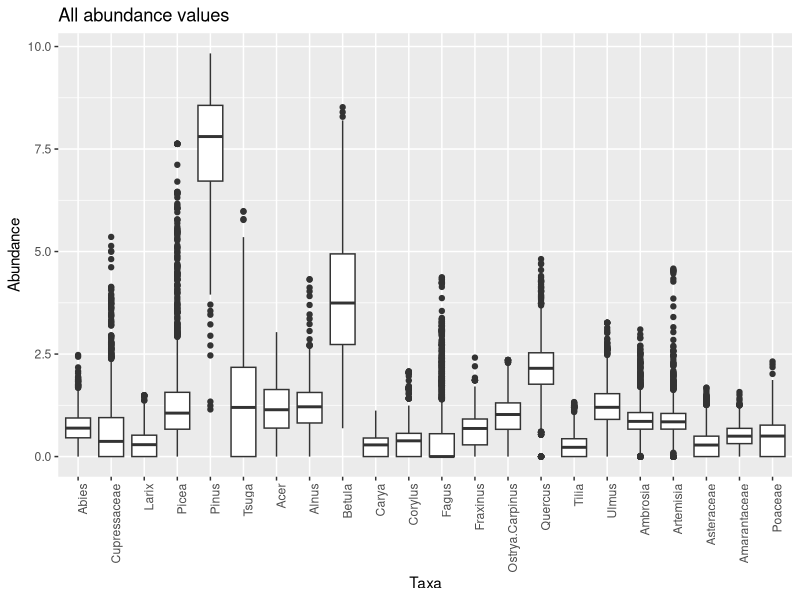
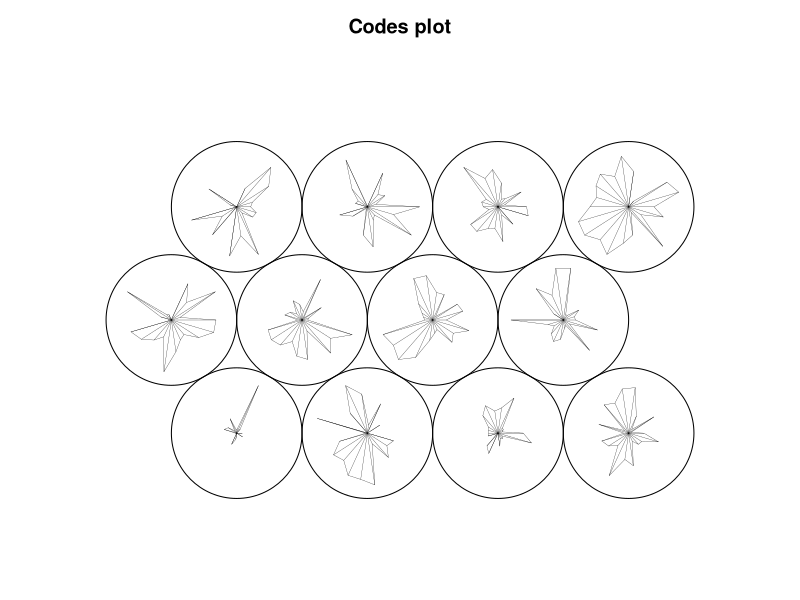
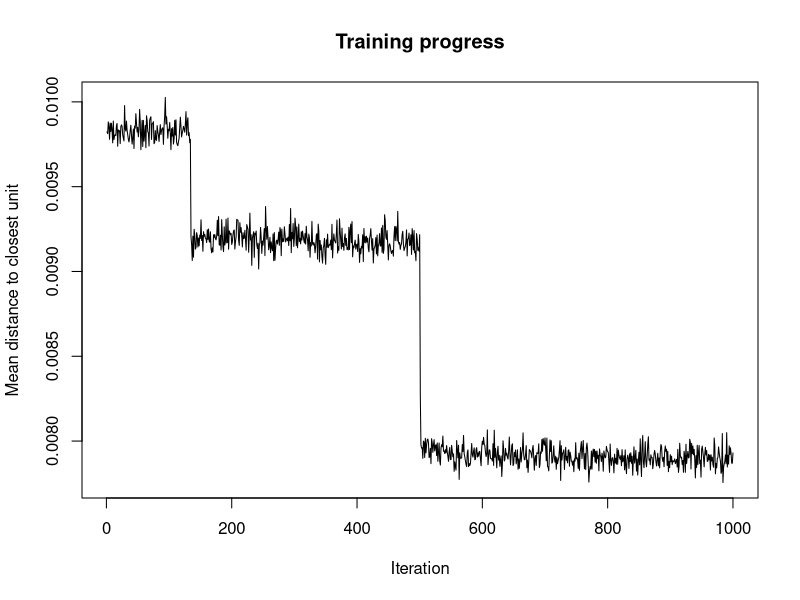
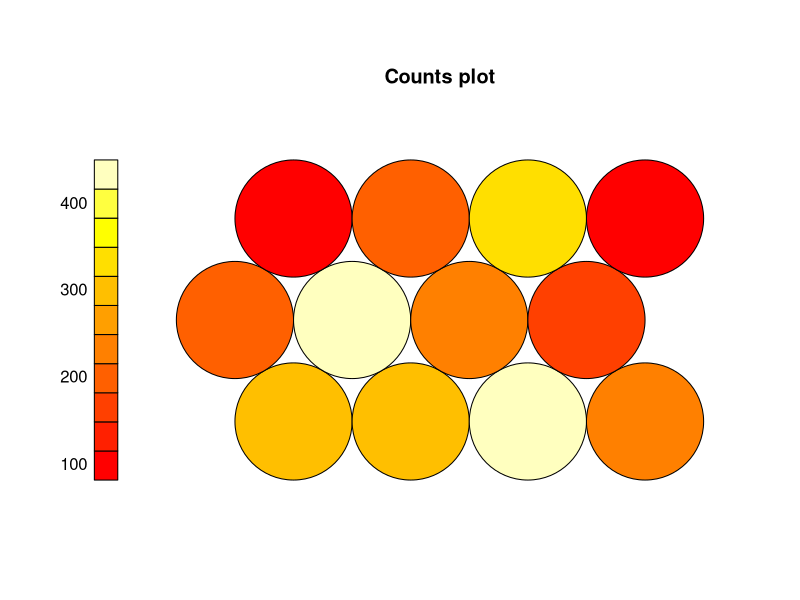
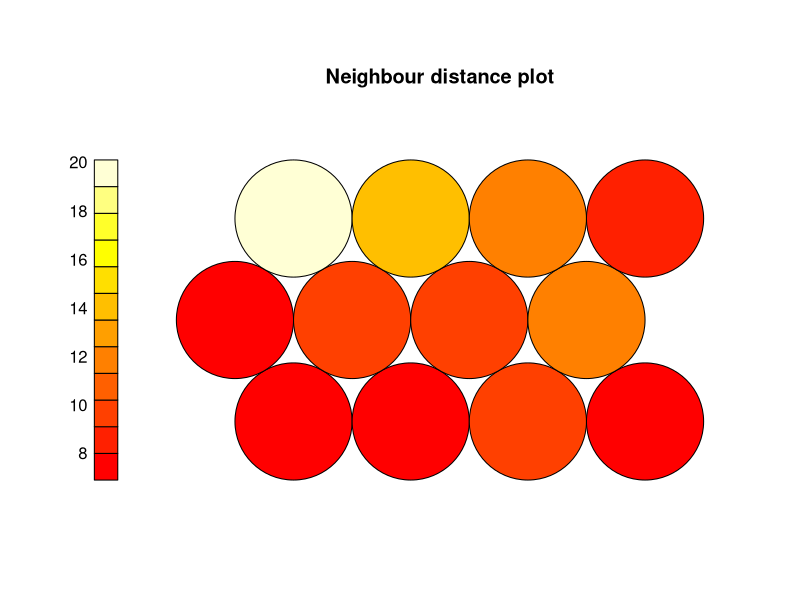
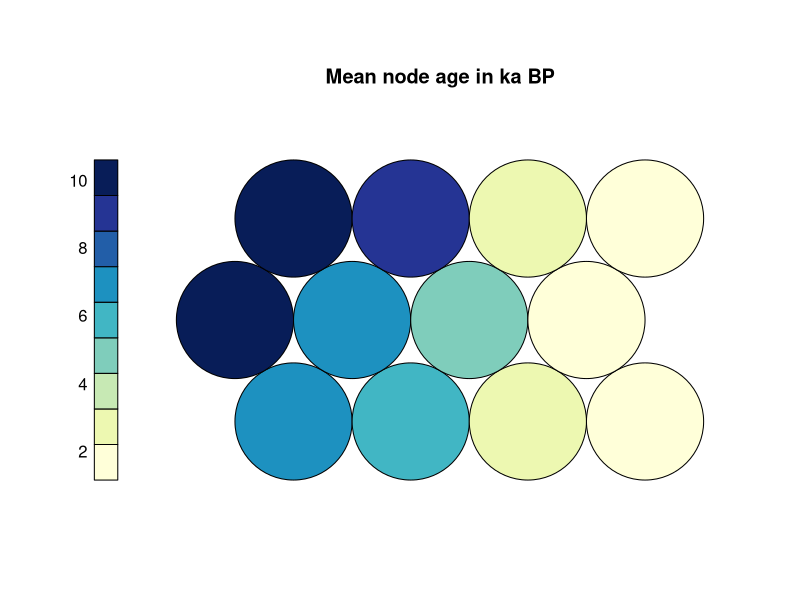
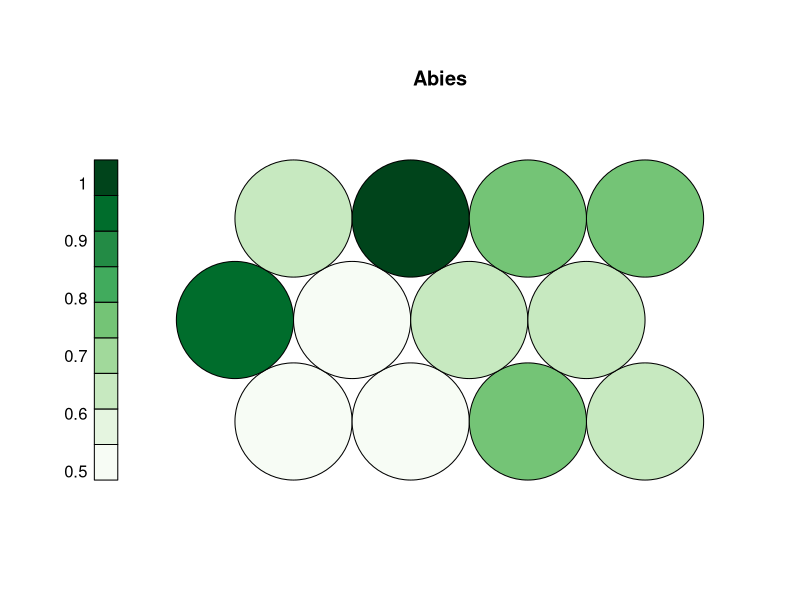
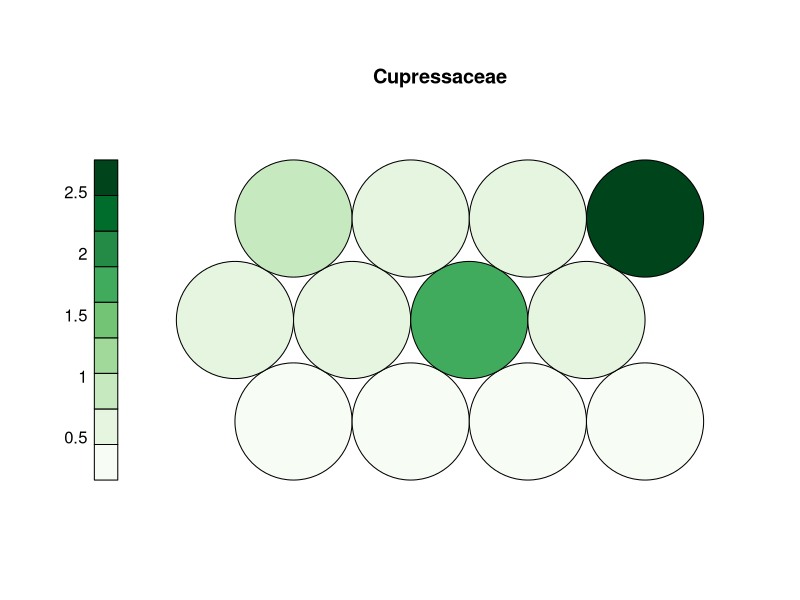

Write R code to recreate these figures, in order.
## ---- chunk 1
set.seed(3980)

require(spdep)
require(kohonen)
require(RColorBrewer)
require(ggplot2)
require(reshape2)
## ---- chunk 2
gl <- read.csv("./Data/GreatLakesAll_500.csv")
sitesf <- as.factor(substr(gl$Sample,0,4))
ages <- gl$YrBP
## ---- chunk 3
poll <- gl[,3:24]
pollSum <- apply(poll,1,sum)
poll <- poll/pollSum*100
poll.s<- sqrt(poll)
## ---- chunk 4
plot.df = melt(poll.s, variable.name = "Taxa", value.name = "Abundance")
x = ggplot(plot.df, aes(x=Taxa, y=Abundance)) + geom_boxplot() 
x = x + ggtitle("All abundance values") + theme(axis.text.x = element_text(angle = 90, hjust = 1))
print(x)
## ---- chunk 5
gridX<-4
gridY<-3
grid.som <-somgrid(gridX, gridY, "hexagonal")
## ---- chunk 6
poll.som <- som(as.matrix(poll.s), grid = grid.som, rlen=1000)
plot(poll.som, codeRendering="stars")
## ---- chunk 7
plot(poll.som, type="changes")
## ---- chunk 8
plot(poll.som, type="counts")
## ---- chunk 9
plot(poll.som, type="dist.neighbours")
## ---- chunk 10
myRCBage = function(n, pal="YlGnBu") {
  brewer.pal(n, pal)
}
nnodes = gridX*gridY
nodeAge = rep(NA, nnodes)
for (i in 1:nnodes) {
  nodeID = which(poll.som$unit.classif == i)
  if (length(nodeID) >0) {
    nodeAge[i] = mean(ages[nodeID])
  }
}

plot(poll.som, type="property", property=nodeAge/1000, main="Mean node age in ka BP",
     palette.name=myRCBage, ncolors=9)
#add.cluster.boundaries(poll.som, poll.som.kmean$cluster)
## ---- chunk 11
myRCBpol = function(n, pal="Greens") {
  brewer.pal(n, pal)
}
taxNames = names(poll)
for (i in 1:length(taxNames)) {
  plot(poll.som, type="property", property=poll.som$codes[[1]][,taxNames[i]], main=taxNames[i], 
       palette.name=myRCBpol, ncolors=9)
  # add.cluster.boundaries(poll.som, som.clus)
}
## ---- chunk 12
# allsites = unique(sitesf)
# for (i in 1:length(allsites)) {
#   siteID= which(sitesf==allsites[i])
#   plot(poll.som, type="dist.neighbours", keepMargins=TRUE, main=allsites[i])
#   # add.cluster.boundaries(poll.som, som.clus)
#   site.crd <- poll.som$grid$pts[poll.som$unit.classif,][siteID,]
#   lines(site.crd, lwd=2)
#   points(jitter(site.crd))
# }
